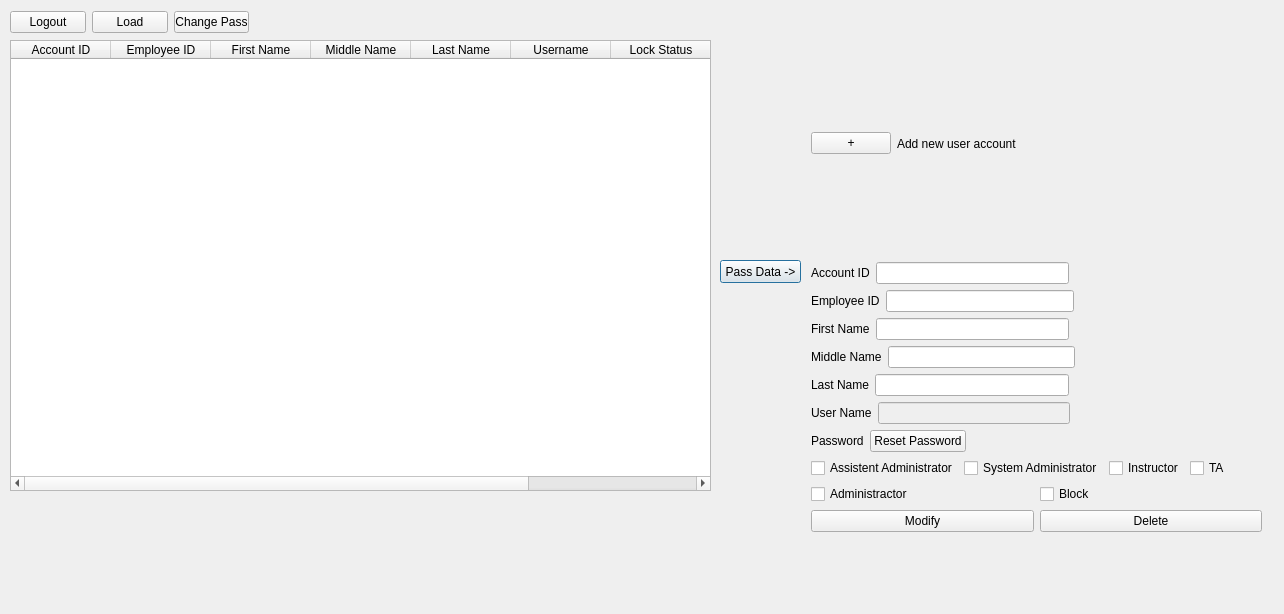
<?xml version="1.0" encoding="UTF-8"?>
<ui version="4.0">
 <class>systemadminview</class>
 <widget class="QDialog" name="systemadminview">
  <property name="geometry">
   <rect>
    <x>0</x>
    <y>0</y>
    <width>1284</width>
    <height>614</height>
   </rect>
  </property>
  <property name="windowTitle">
   <string>Dialog</string>
  </property>
  <widget class="QTableWidget" name="table_account">
   <property name="geometry">
    <rect>
     <x>10</x>
     <y>40</y>
     <width>701</width>
     <height>451</height>
    </rect>
   </property>
   <column>
    <property name="text">
     <string>Account ID</string>
    </property>
   </column>
   <column>
    <property name="text">
     <string>Employee ID</string>
    </property>
   </column>
   <column>
    <property name="text">
     <string>First Name</string>
    </property>
   </column>
   <column>
    <property name="text">
     <string>Middle Name</string>
    </property>
   </column>
   <column>
    <property name="text">
     <string>Last Name</string>
    </property>
   </column>
   <column>
    <property name="text">
     <string>Username</string>
    </property>
   </column>
   <column>
    <property name="text">
     <string>Lock Status</string>
    </property>
   </column>
   <column>
    <property name="text">
     <string>Assistant Admin</string>
    </property>
   </column>
  </widget>
  <widget class="QPushButton" name="Data_Pass">
   <property name="geometry">
    <rect>
     <x>720</x>
     <y>260</y>
     <width>81</width>
     <height>23</height>
    </rect>
   </property>
   <property name="text">
    <string>Pass Data -&gt;</string>
   </property>
  </widget>
  <widget class="QWidget" name="layoutWidget">
   <property name="geometry">
    <rect>
     <x>811</x>
     <y>31</y>
     <width>451</width>
     <height>501</height>
    </rect>
   </property>
   <layout class="QVBoxLayout" name="verticalLayout">
    <item>
     <layout class="QHBoxLayout" name="horizontalLayout_11">
      <item>
       <widget class="QPushButton" name="addNewAccount">
        <property name="text">
         <string>+</string>
        </property>
       </widget>
      </item>
      <item>
       <widget class="QLabel" name="label_8">
        <property name="text">
         <string>Add new user account</string>
        </property>
       </widget>
      </item>
      <item>
       <spacer name="horizontalSpacer_8">
        <property name="orientation">
         <enum>Qt::Horizontal</enum>
        </property>
        <property name="sizeHint" stdset="0">
         <size>
          <width>40</width>
          <height>20</height>
         </size>
        </property>
       </spacer>
      </item>
     </layout>
    </item>
    <item>
     <layout class="QHBoxLayout" name="horizontalLayout_2">
      <item>
       <widget class="QLabel" name="label_2">
        <property name="text">
         <string>Account ID</string>
        </property>
       </widget>
      </item>
      <item>
       <widget class="QLineEdit" name="AccountID_input">
        <property name="frame">
         <bool>true</bool>
        </property>
        <property name="dragEnabled">
         <bool>true</bool>
        </property>
       </widget>
      </item>
      <item>
       <spacer name="horizontalSpacer_2">
        <property name="orientation">
         <enum>Qt::Horizontal</enum>
        </property>
        <property name="sizeHint" stdset="0">
         <size>
          <width>40</width>
          <height>20</height>
         </size>
        </property>
       </spacer>
      </item>
     </layout>
    </item>
    <item>
     <layout class="QHBoxLayout" name="horizontalLayout">
      <item>
       <widget class="QLabel" name="label">
        <property name="text">
         <string>Employee ID</string>
        </property>
       </widget>
      </item>
      <item>
       <widget class="QLineEdit" name="EmployeeID_input">
        <property name="frame">
         <bool>true</bool>
        </property>
        <property name="dragEnabled">
         <bool>true</bool>
        </property>
       </widget>
      </item>
      <item>
       <spacer name="horizontalSpacer">
        <property name="orientation">
         <enum>Qt::Horizontal</enum>
        </property>
        <property name="sizeHint" stdset="0">
         <size>
          <width>40</width>
          <height>20</height>
         </size>
        </property>
       </spacer>
      </item>
     </layout>
    </item>
    <item>
     <layout class="QHBoxLayout" name="horizontalLayout_3">
      <item>
       <widget class="QLabel" name="label_3">
        <property name="text">
         <string>First Name</string>
        </property>
       </widget>
      </item>
      <item>
       <widget class="QLineEdit" name="FirstName_input">
        <property name="frame">
         <bool>true</bool>
        </property>
        <property name="dragEnabled">
         <bool>true</bool>
        </property>
       </widget>
      </item>
      <item>
       <spacer name="horizontalSpacer_3">
        <property name="orientation">
         <enum>Qt::Horizontal</enum>
        </property>
        <property name="sizeHint" stdset="0">
         <size>
          <width>40</width>
          <height>20</height>
         </size>
        </property>
       </spacer>
      </item>
     </layout>
    </item>
    <item>
     <layout class="QHBoxLayout" name="horizontalLayout_4">
      <item>
       <widget class="QLabel" name="label_4">
        <property name="text">
         <string>Middle Name</string>
        </property>
       </widget>
      </item>
      <item>
       <widget class="QLineEdit" name="MiddleName_input">
        <property name="frame">
         <bool>true</bool>
        </property>
        <property name="dragEnabled">
         <bool>true</bool>
        </property>
       </widget>
      </item>
      <item>
       <spacer name="horizontalSpacer_4">
        <property name="orientation">
         <enum>Qt::Horizontal</enum>
        </property>
        <property name="sizeHint" stdset="0">
         <size>
          <width>40</width>
          <height>20</height>
         </size>
        </property>
       </spacer>
      </item>
     </layout>
    </item>
    <item>
     <layout class="QHBoxLayout" name="horizontalLayout_5">
      <item>
       <widget class="QLabel" name="label_5">
        <property name="text">
         <string>Last Name</string>
        </property>
       </widget>
      </item>
      <item>
       <widget class="QLineEdit" name="LastName_input">
        <property name="frame">
         <bool>true</bool>
        </property>
        <property name="dragEnabled">
         <bool>true</bool>
        </property>
       </widget>
      </item>
      <item>
       <spacer name="horizontalSpacer_5">
        <property name="orientation">
         <enum>Qt::Horizontal</enum>
        </property>
        <property name="sizeHint" stdset="0">
         <size>
          <width>40</width>
          <height>20</height>
         </size>
        </property>
       </spacer>
      </item>
     </layout>
    </item>
    <item>
     <layout class="QHBoxLayout" name="horizontalLayout_6">
      <item>
       <widget class="QLabel" name="label_6">
        <property name="text">
         <string>User Name</string>
        </property>
       </widget>
      </item>
      <item>
       <widget class="QLineEdit" name="UserName_input">
        <property name="enabled">
         <bool>false</bool>
        </property>
        <property name="frame">
         <bool>true</bool>
        </property>
        <property name="dragEnabled">
         <bool>true</bool>
        </property>
       </widget>
      </item>
      <item>
       <spacer name="horizontalSpacer_6">
        <property name="orientation">
         <enum>Qt::Horizontal</enum>
        </property>
        <property name="sizeHint" stdset="0">
         <size>
          <width>40</width>
          <height>20</height>
         </size>
        </property>
       </spacer>
      </item>
     </layout>
    </item>
    <item>
     <layout class="QHBoxLayout" name="horizontalLayout_7">
      <item>
       <widget class="QLabel" name="label_7">
        <property name="text">
         <string>Password</string>
        </property>
       </widget>
      </item>
      <item>
       <widget class="QPushButton" name="pushButton_resetPass">
        <property name="text">
         <string>Reset Password</string>
        </property>
       </widget>
      </item>
      <item>
       <spacer name="horizontalSpacer_7">
        <property name="orientation">
         <enum>Qt::Horizontal</enum>
        </property>
        <property name="sizeHint" stdset="0">
         <size>
          <width>40</width>
          <height>20</height>
         </size>
        </property>
       </spacer>
      </item>
     </layout>
    </item>
    <item>
     <layout class="QHBoxLayout" name="horizontalLayout_8">
      <item>
       <widget class="QCheckBox" name="AA_checkBox">
        <property name="text">
         <string>Assistent Administrator</string>
        </property>
       </widget>
      </item>
      <item>
       <widget class="QCheckBox" name="sysadmin_checkBox">
        <property name="text">
         <string>System Administrator</string>
        </property>
       </widget>
      </item>
      <item>
       <widget class="QCheckBox" name="Instructor_checkBox">
        <property name="text">
         <string>Instructor</string>
        </property>
       </widget>
      </item>
      <item>
       <widget class="QCheckBox" name="TA_checkBox">
        <property name="text">
         <string>TA</string>
        </property>
       </widget>
      </item>
     </layout>
    </item>
    <item>
     <layout class="QHBoxLayout" name="horizontalLayout_9">
      <item>
       <widget class="QCheckBox" name="Administractor_checkBox">
        <property name="text">
         <string>Administractor</string>
        </property>
       </widget>
      </item>
      <item>
       <widget class="QCheckBox" name="block_checkBox">
        <property name="text">
         <string>Block</string>
        </property>
       </widget>
      </item>
     </layout>
    </item>
    <item>
     <layout class="QHBoxLayout" name="horizontalLayout_10">
      <item>
       <widget class="QPushButton" name="Modify_Comfirm">
        <property name="text">
         <string>Modify</string>
        </property>
       </widget>
      </item>
      <item>
       <widget class="QPushButton" name="Delete">
        <property name="text">
         <string>Delete</string>
        </property>
       </widget>
      </item>
     </layout>
    </item>
   </layout>
  </widget>
  <widget class="QWidget" name="">
   <property name="geometry">
    <rect>
     <x>10</x>
     <y>10</y>
     <width>239</width>
     <height>25</height>
    </rect>
   </property>
   <layout class="QHBoxLayout" name="horizontalLayout_12">
    <item>
     <widget class="QPushButton" name="pushButton_logout">
      <property name="text">
       <string>Logout</string>
      </property>
     </widget>
    </item>
    <item>
     <widget class="QPushButton" name="Load_table">
      <property name="text">
       <string>Load</string>
      </property>
     </widget>
    </item>
    <item>
     <widget class="QPushButton" name="pushButton_ChangePass">
      <property name="text">
       <string>Change Pass</string>
      </property>
     </widget>
    </item>
   </layout>
  </widget>
 </widget>
 <resources/>
 <connections/>
</ui>
